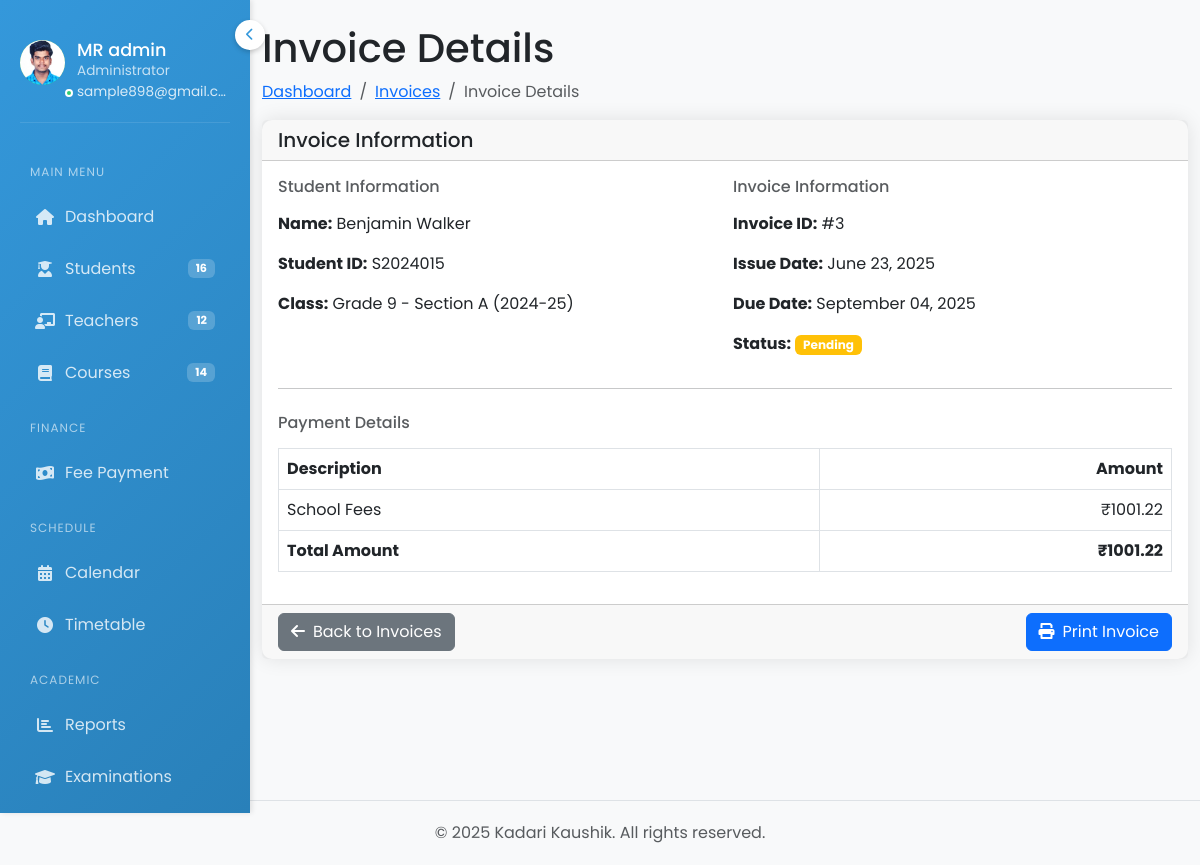
/invoices/3/view/ (signed in), run on the app's committed database.
### accounts/models.py (models this page shows, shortened)
class Profile(models.Model):
    user = models.OneToOneField(User, on_delete=models.CASCADE)
    avatar = models.ImageField(upload_to='avatars/', null=True, blank=True)
    bio = models.TextField(blank=True)
    created_at = models.DateTimeField(auto_now_add=True)
    updated_at = models.DateTimeField(auto_now=True)

class Invoice(models.Model):
    student = models.ForeignKey(Student, on_delete=models.CASCADE)
    amount = models.DecimalField(max_digits=10, decimal_places=2)
    due_date = models.DateField()
    paid = models.BooleanField(default=False)
    payment = models.OneToOneField(Payment, on_delete=models.SET_NULL, null=True, blank=True)
    created_at = models.DateTimeField(auto_now_add=True)
    updated_at = models.DateTimeField(auto_now=True)

class Student(models.Model):
    GENDER_CHOICES = [
        ('M', 'Male'),
        ('F', 'Female'),
        ('O', 'Other')
    ]
    STATUS_CHOICES = [
        ('active', 'Active'),
        ('inactive', 'Inactive'),
        ('graduated', 'Graduated'),
        ('suspended', 'Suspended')
    ]
    user = models.OneToOneField(User, on_delete=models.CASCADE, related_name='student_profile', null=True, blank=True)
    student_id = models.CharField(max_length=20, unique=True)
    first_name = models.CharField(max_length=50, validators=[name_validator])
    last_name = models.CharField(max_length=50, validators=[name_validator])
    date_of_birth = models.DateField()
    gender = models.CharField(max_length=10, choices=GENDER_CHOICES)
    photo = models.ImageField(upload_to='student_photos/', null=True, blank=True)
    email = models.EmailField(unique=True)
    phone_regex = RegexValidator(
        regex=r'^\+?1?\d{9,15}$',
        message="Phone number must be entered in the format: '+999999999'. Up to 15 digits allowed."
    )
    phone_number = models.CharField(validators=[phone_regex], max_length=17, blank=True)
    address = models.TextField()
    grade_level = models.CharField(max_length=20)
    batch = models.CharField(max_length=20, blank=True, null=True)
    roll_number = models.CharField(max_length=20, blank=True, null=True)
    admission_date = models.DateField()
    status = models.CharField(max_length=20, choices=STATUS_CHOICES, default='active')
    guardian_name = models.CharField(max_length=100)
    guardian_relation = models.CharField(max_length=50)
    guardian_phone = models.CharField(validators=[phone_regex], max_length=17)
    guardian_email = models.EmailField(blank=True)
    created_at = models.DateTimeField(auto_now_add=True)
    updated_at = models.DateTimeField(auto_now=True)
    class_section = models.ForeignKey('Class', on_delete=models.SET_NULL, null=True, related_name='students')
    enrolled_courses = models.ManyToManyField('Course', related_name='enrolled_students')
    class Meta:
        ordering = ['-created_at']
    def get_full_name(self):
        return f"{self.first_name} {self.last_name}"

class Class(models.Model):
    name = models.CharField(max_length=100)
    section = models.CharField(max_length=10)
    academic_year = models.CharField(max_length=20)
    created_at = models.DateTimeField(auto_now_add=True)
    updated_at = models.DateTimeField(auto_now=True)
    class Meta:
        verbose_name_plural = "Classes"
        ordering = ['-academic_year', 'name', 'section']
    def __str__(self):
        return f"{self.name} - Section {self.section} ({self.academic_year})"

### accounts/views.py (the view)
# urls.py: path('invoices/<int:invoice_id>/view/', views.view_invoice_details, name='view_invoice_details'),
@login_required
def view_invoice_details(request, invoice_id):
    try:
        invoice = Invoice.objects.get(id=invoice_id)
        context = {
            'invoice': invoice,
            'page_title': 'Invoice Details'
        }
        return render(request, 'accounts/invoice_details.html', context)
    except Invoice.DoesNotExist:
        messages.error(request, 'Invoice not found.')
        return redirect('invoices')

### accounts/context_processors.py (called while the page is built)
def dashboard_stats(request):
    if request.user.is_authenticated:
        return {
            'sidebar_total_students': Student.objects.filter(status='active').count(),
            'sidebar_total_teachers': Teacher.objects.filter(is_active=True).count(),
            'sidebar_active_courses': Course.objects.count(),
        }
    return {
        'sidebar_total_students': 0,
        'sidebar_total_teachers': 0,
        'sidebar_active_courses': 0,
    }

### accounts/templates/accounts/invoice_details.html (shortened to what this page needs)
{% extends 'accounts/base_admin.html' %}
{% load static %}
{% block content %}
<div class="container-fluid">
    <div class="page-header">
        <h1 class="mt-4">Invoice Details</h1>
        <nav aria-label="breadcrumb">
            <ol class="breadcrumb">
                <li class="breadcrumb-item"><a href="{% url 'dashboard' %}">Dashboard</a></li>
                <li class="breadcrumb-item"><a href="{% url 'invoices' %}">Invoices</a></li>
                <li class="breadcrumb-item active">Invoice Details</li>
            </ol>
        </nav>
    </div>
    <div class="row">
        <div class="col-12">
            <div class="card">
                <div class="card-header">
                    <h5 class="card-title mb-0">Invoice Information</h5>
                </div>
                <div class="card-body">
                    <div class="row">
                        <div class="col-md-6">
                            <h6 class="text-muted mb-3">Student Information</h6>
                            <p><strong>Name:</strong> {{ invoice.student.get_full_name }}</p>
                            <p><strong>Student ID:</strong> {{ invoice.student.student_id }}</p>
                            <p><strong>Class:</strong> {{ invoice.student.class_section }}</p>
                        </div>
                        <div class="col-md-6">
                            <h6 class="text-muted mb-3">Invoice Information</h6>
                            <p><strong>Invoice ID:</strong> #{{ invoice.id }}</p>
                            <p><strong>Issue Date:</strong> {{ invoice.created_at|date:"F d, Y" }}</p>
                            <p><strong>Due Date:</strong> {{ invoice.due_date|date:"F d, Y" }}</p>
                            <p><strong>Status:</strong>
                                <span class="badge {% if invoice.paid %}bg-success{% else %}bg-warning{% endif %}">
                                    {{ invoice.paid|yesno:"Paid,Pending" }}
                                </span>
                            </p>
                        </div>
                    </div>
                    <hr>
                    <div class="row mt-4">
                        <div class="col-12">
                            <h6 class="text-muted mb-3">Payment Details</h6>
                            <div class="table-responsive">
                                <table class="table table-bordered">
                                    <thead>
                                        <tr>
                                            <th>Description</th>
                                            <th class="text-end">Amount</th>
                                        </tr>
                                    </thead>
                                    <tbody>
                                        <tr>
                                            <td>School Fees</td>
                                            <td class="text-end">₹{{ invoice.amount }}</td>
                                        </tr>
                                        <tr>
                                            <th>Total Amount</th>
                                            <th class="text-end">₹{{ invoice.amount }}</th>
                                        </tr>
                                    </tbody>
                                </table>
                            </div>
                        </div>
                    </div>
                </div>
                <div class="card-footer">
                    <div class="d-flex justify-content-between">
                        <a href="{% url 'invoices' %}" class="btn btn-secondary">
                            <i class="fas fa-arrow-left me-2"></i>Back to Invoices
                        </a>
                        <a href="{% url 'print_invoice' invoice.id %}" class="btn btn-primary" target="_blank">
                            <i class="fas fa-print me-2"></i>Print Invoice
                        </a>
                    </div>
                </div>
            </div>
        </div>
    </div>
</div>
{% endblock %}

### accounts/templates/accounts/base_admin.html (shortened to what this page needs)
{% load static %}
<!DOCTYPE html>
<html lang="en">
<head>
    <link href="https://cdn.jsdelivr.net/npm/bootstrap@5.3.0/dist/css/bootstrap.min.css" rel="stylesheet">
    <link rel="stylesheet" href="https://cdnjs.cloudflare.com/ajax/libs/font-awesome/6.0.0/css/all.min.css">
    <link href="https://cdn.jsdelivr.net/npm/fullcalendar@5.11.3/main.min.css" rel="stylesheet">
</head>
<body>
    <div class="sidebar">
        <button class="menu-toggle">
            <i class="fas fa-chevron-left"></i>
        </button>
        <div class="user-info d-flex align-items-start">
            <div class="avatar">
                {% if user.profile.avatar %}
                    <img src="{{ user.profile.avatar.url }}" alt="{{ user.username }}">
                {% else %}
                    <div class="avatar-initials">{{ user.username|first|upper }}</div>
                {% endif %}
            </div>
            <div class="user-status"></div>
            <div class="user-details">
                <h3 title="{{ user.get_full_name|default:user.username }}">{{ user.get_full_name|default:user.username }}</h3>
                <p class="user-role">Administrator</p>
                <p class="user-email" title="{{ user.email }}">{{ user.email }}</p>
            </div>
        </div>
        <div class="sidebar-scrollable">
            <nav class="nav flex-column">
                <div class="menu-label">Main Menu</div>
                <a class="nav-link {% if request.resolver_match.url_name == 'dashboard' %}active{% endif %}" href="{% url 'index' %}">
                    <i class="fas fa-home"></i>
                    <span>Dashboard</span>
                </a>
                <a class="nav-link {% if request.resolver_match.url_name == 'students' %}active{% endif %}" href="{% url 'students' %}">
                    <i class="fas fa-user-graduate"></i>
                    <span>Students</span>
                    <span class="badge">{{ sidebar_total_students|default:"0" }}</span>
                </a>
                <a class="nav-link {% if request.resolver_match.url_name == 'teachers' %}active{% endif %}" href="{% url 'teachers' %}">
                    <i class="fas fa-chalkboard-teacher"></i>
                    <span>Teachers</span>
                    <span class="badge">{{ sidebar_total_teachers|default:"0" }}</span>
                </a>
                <a class="nav-link {% if request.resolver_match.url_name == 'courses' %}active{% endif %}" href="{% url 'courses' %}">
                    <i class="fas fa-book"></i>
                    <span>Courses</span>
                    <span class="badge">{{ sidebar_active_courses|default:"0" }}</span>
                </a>
                <div class="menu-label">Finance</div>
                <a class="nav-link {% if request.resolver_match.url_name == 'fee_payment' %}active{% endif %}" href="{% url 'fee_payment' %}">
                    <i class="fas fa-money-bill-wave"></i>
                    <span>Fee Payment</span>
                </a>
                <div class="menu-label">Schedule</div>
                <a class="nav-link {% if request.resolver_match.url_name == 'calendar' %}active{% endif %}" href="{% url 'calendar' %}">
                    <i class="fas fa-calendar-alt"></i>
                    <span>Calendar</span>
                </a>
                <a class="nav-link {% if request.resolver_match.url_name == 'timetable' %}active{% endif %}" href="{% url 'timetable' %}">
                    <i class="fas fa-clock"></i>
                    <span>Timetable</span>
                </a>
                <div class="menu-label">Academic</div>
                <a class="nav-link {% if request.resolver_match.url_name == 'reports' %}active{% endif %}" href="{% url 'reports' %}">
                    <i class="fas fa-chart-bar"></i>
                    <span>Reports</span>
                </a>
                <a class="nav-link {% if request.resolver_match.url_name == 'examinations' %}active{% endif %}" href="{% url 'examinations' %}">
                    <i class="fas fa-graduation-cap"></i>
                    <span>Examinations</span>
                </a>
            </nav>
        </div>
    </div>
    <div class="main-content">
        {% block content %}{% endblock %}
    </div>
    <footer class="footer mt-auto py-3 bg-light border-top">
        <div class="container-fluid text-center">
            <span class="text-muted">© 2025 Kadari Kaushik. All rights reserved.</span>
        </div>
    </footer>
</body>
</html>

### accounts/templates/accounts/base_admin.html (style rules this page uses)
body { font-family: 'Poppins', sans-serif; background-color: #f8f9fa; overflow-x: hidden; min-height: 100vh; display: flex; flex-direction: column; }
.footer { background-color: #f8f9fa !important; border-top: 1px solid #dee2e6 !important; margin-top: auto; padding: 20px 0 !important; }
.sidebar { min-height: 100vh; background: linear-gradient(135deg, #3498db, #2980b9); color: white; padding: 20px; position: fixed; width: 250px; box-shadow: 2px 0 5px rgba(0, 0, 0, 0.1); transition: all 0.3s ease-in-out; z-index: 1000; display: flex; flex-direction: column; left: 0; top: 0; }
.sidebar-scrollable { flex: 1; overflow-y: auto; scrollbar-width: thin; scrollbar-color: rgba(255, 255, 255, 0.3) transparent; max-height: calc(100vh - 150px); padding-right: 10px; margin-right: -10px; padding-bottom: 20px; }
.menu-toggle { position: absolute; top: 20px; right: -15px; background: white; border: none; border-radius: 50%; width: 30px; height: 30px; display: flex; align-items: center; justify-content: center; cursor: pointer; box-shadow: 0 2px 5px rgba(0, 0, 0, 0.2); z-index: 1; transition: transform 0.3s ease-in-out; }
.menu-toggle i { color: #3498db; font-size: 0.8rem; transition: transform 0.3s ease-in-out; }
.menu-label { font-size: 0.75rem; text-transform: uppercase; letter-spacing: 1px; color: rgba(255, 255, 255, 0.6); margin: 20px 0 10px; padding-left: 10px; }
.nav-link { color: rgba(255, 255, 255, 0.8); padding: 12px 15px; margin: 2px 0; border-radius: 5px; transition: all 0.3s ease; display: flex; align-items: center; }
.nav-link i { margin-right: 10px; width: 20px; text-align: center; }
.nav-link .badge { margin-left: auto; background-color: rgba(255, 255, 255, 0.2); color: white; font-size: 0.7rem; padding: 0.25rem 0.5rem; }
.user-info { padding: 20px 0; border-bottom: 1px solid rgba(255, 255, 255, 0.1); margin-bottom: 20px; position: relative; }
.user-details { flex: 1; min-width: 0; }
.user-details h3 { margin: 0; font-size: 1.1rem; font-weight: 500; white-space: nowrap; overflow: hidden; text-overflow: ellipsis; }
.user-details p { margin: 0; font-size: 0.85rem; white-space: nowrap; overflow: hidden; text-overflow: ellipsis; opacity: 0.9; }
.user-role { font-size: 0.8rem; color: rgba(255, 255, 255, 0.8); margin: 2px 0; }
.user-email { color: rgba(255, 255, 255, 0.9); font-size: 0.8rem; margin-top: 2px; }
.user-status { width: 8px; height: 8px; background-color: #2ecc71; border-radius: 50%; position: absolute; bottom: 25px; left: 45px; border: 2px solid white; }
.main-content { margin-left: 250px; transition: all 0.3s ease-in-out; width: calc(100% - 250px); display: flex; flex-direction: column; min-height: 100vh; }
.avatar { width: 45px; height: 45px; border-radius: 50%; overflow: hidden; background-color: #4CAF50; display: flex; align-items: center; justify-content: center; margin-right: 12px; flex-shrink: 0; }
.avatar img { width: 100%; height: 100%; object-fit: cover; }
.card { border: none; border-radius: 10px; box-shadow: 0 0 20px rgba(0, 0, 0, 0.1); transition: transform 0.3s ease; margin-bottom: 20px; }
.row { margin-right: -0.5rem; margin-left: -0.5rem; }
.col, [class*="col-"] { padding-right: 0.5rem; padding-left: 0.5rem; }

### data on the page
Invoice: student.get_full_name "Benjamin Walker", student.student_id "S2024015", student.class_section "Grade 9 - Section A (2024-25)", id "3", created_at "June 23, 2025", due_date "September 04, 2025", paid "Pending", amount "1001.22"

### other printed values
{{ user.get_full_name|default:user.username }} "MR admin"
{{ user.email }} "sample898@gmail.c…"
{{ sidebar_total_students|default:"0" }} "16"
{{ sidebar_total_teachers|default:"0" }} "12"
{{ sidebar_active_courses|default:"0" }} "14"
